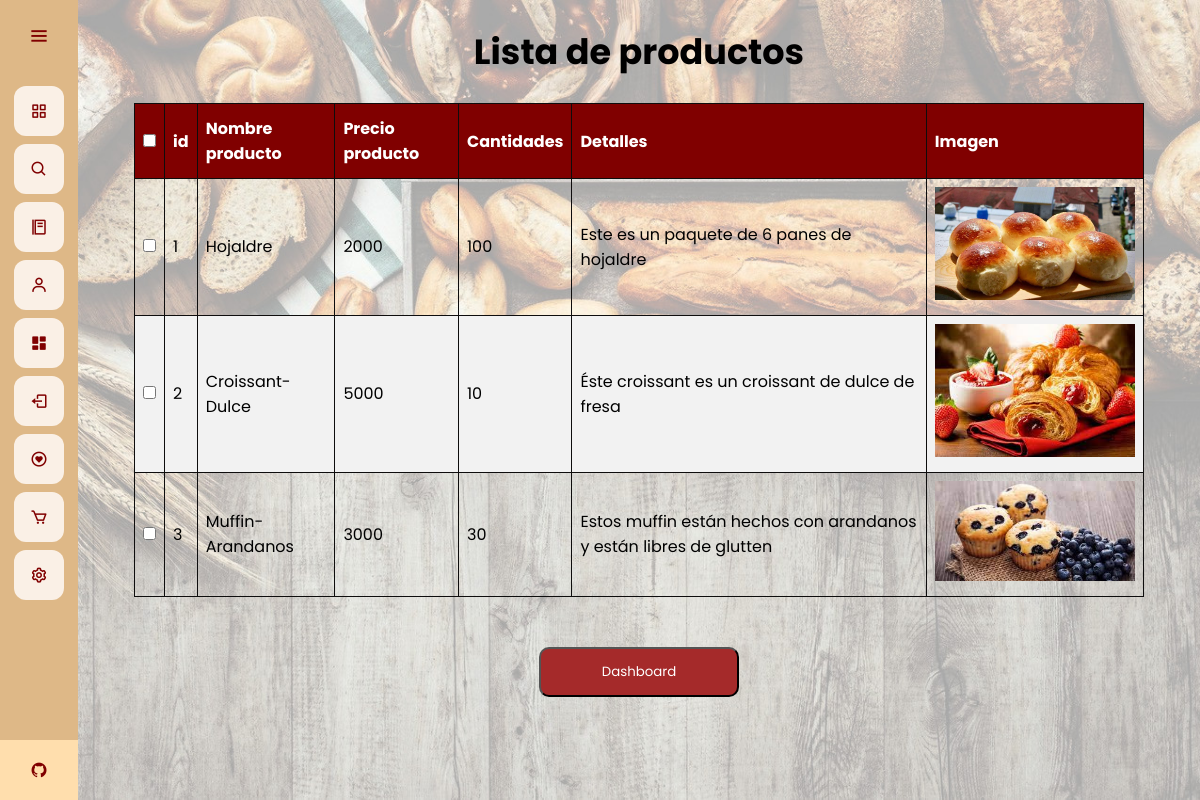
The page /admin-dash/lista-productos (signed in) on the database its author committed.
### app.py (models this page shows)
class Products(database.Model):
	id = database.Column(database.Integer, primary_key=True)
	productname = database.Column(database.String(30), nullable=False, unique=True)
	price = database.Column(database.Integer, nullable=False)
	quantity = database.Column(database.Integer, nullable=False)
	score = database.Column(database.Integer, nullable=False)
	details = database.Column(database.String(1000))
	image_prod = database.Column(database.String(40), nullable=False, default='pan.jpg')

### app.py (the view)
@app.route("/admin-dash/lista-productos")
@login_required
def lista_producto():
	if current_user.username == "SuperAdmin":
		products = Products.query.filter().all()
		return render_template("listproducts.html", products = products)
	else:
		return redirect(url_for('home'))

### app.py (called while the page is built)
@login_manager.user_loader
def load_user(user_id):
	return User.query.get(int(user_id))

@app.before_request
def make_session_permanent():
    session.permanent = True

### templates/listproducts.html (shortened to what this page needs)
{% extends 'base.html' %}
{% block style %}
<link rel="stylesheet" href="{{ url_for('static', filename='css/style_listproduct.css') }}">
{% endblock %}
{% block content %}
<br>
<h1 class="title">
    Lista de productos
</h1>
<br>
<div class="container">
    <table id="tableu" class="tableu" style="width: 90%">
        <thead>
            <tr>
                <th>
                    <input type="checkbox" onclick="checkAll(this)">
                </th>
                <th>id</th>
                <th>Nombre producto</th>
                <th>Precio producto</th>
                <th>Cantidades</th>
                <th>Detalles</th>
                <th>Imagen</th>
            </tr>
        </thead>
        <br>
        <tbody>
            {% for product in products %}
            <tr>
                <td><input type="checkbox" name="user"></td>
                <td>{{ product.id }}</td>
                <td>{{ product.productname }}</td>
                <td>{{ product.price }}</td>
                <td>{{ product.quantity }}</td>
                <td>{{ product.details }}</td>
                <td><img src="{{ url_for('static', filename='images_plates/'+product.image_prod) }}" alt=""></td>
            </tr>
            {% endfor %}
        </tbody>
    </table>
</div>
<br>
<br>
<div class="other">
    <a href="{{url_for('dashboard')}}">
        <button type="button" class="buttond">
            Dashboard
        </button>
    </a>
</div>
{% endblock %}

### static/css/style_base.css (style rules this page uses)
* { margin: 0; padding: 0; box-sizing: border-box; font-family: "Poppins" , sans-serif; }

### static/css/style_listproduct.css (style rules this page uses)
.title { text-align: center; font-size: 35px; }
.container { display: flex; justify-content: center; align-items: center; }
#tableu { font-family: Arial, Helvetica, sans-serif; border-collapse: collapse; width: 100%; }
#tableu td, #tableu th { border: 1px solid rgb(14, 13, 13); padding: 8px; }
#tableu tr:nth-child(even) { background-color: #f2f2f2; }
#tableu th { padding-top: 12px; padding-bottom: 12px; text-align: left; background-color: #800000; color: white; }
.other { display: flex; justify-content: center; align-items: center; }
.buttond { width: 200px; height: 50px; color: white; background-color: brown; border-radius: 10px; cursor: pointer; }
img { width: 200px; }

### rows shown on the page
Products: id "1", productname "Hojaldre", price "2000", quantity "100", details "Este es un paquete de 6 panes de hojaldre", image_prod (picture)
Products: id "2", productname "Croissant-Dulce", price "5000", quantity "10", details "Éste croissant es un croissant de dulce de fresa", image_prod (picture)
Products: id "3", productname "Muffin-Arandanos", price "3000", quantity "30", details "Estos muffin están hechos con arandanos y están libres de glutten", image_prod (picture)
